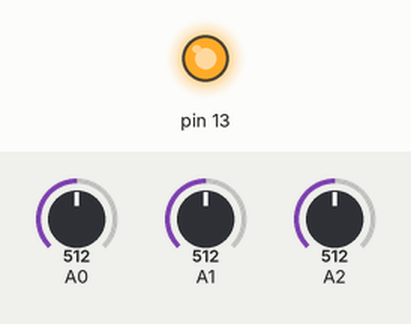
A sketch run on a simulated Arduino Leonardo, built with avr-gcc and run on an emulated ATmega32U4. Parts: output pins drawn as LEDs (lit = HIGH). The test bench sets the inputs (shaded band); at power-on: A0 = 512, A1 = 512, A2 = 512. What the sketch prints to the serial monitor is not drawn.

Above: at 0.1 s.
Timing chart, 0 to 1.6 s (numbered marks = the images above):
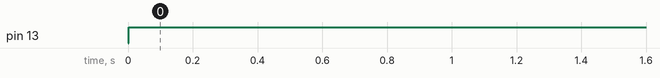

The sketch:

umidade-solo.ino
```cpp
/*********************************
 ***Autor: Leonardo Dalla Porta****
 ***********25/05/2014*************
 *************Atenção**************
 ***O Codigo esta livre para uso,**
 *desde que seja mantida sua fonte*
 ********e seu autor.**************
 ********Faça um bom uso***********
 ******Att. Equipe UsinaInfo*******
 *********************************
***** Algoritmo adaptado de Leornado Dala Prota ***/

int umidade1; // umidade do sensor 1
int umidade2; // umidade do sensor 2
int umidade3; // umidade do sensor 3
void setup()
{
  Serial.begin(9600);
  Serial.println("www.usinainfo.com.br");
  pinMode(13, OUTPUT);
}
void loop()
{
  umidade1 = analogRead(A0);
  umidade2 = analogRead(A1);
  umidade3 = analogRead(A2);

  int porcento1 = map(umidade1, 1023, 0, 0, 100);
  int porcento2 = map(umidade2, 1023, 0, 0, 100);
  int porcento3 = map(umidade3, 1023, 0, 0, 100);

  double media = (porcento1 + porcento2 + porcento3) / 3;

  Serial.print(media);
  Serial.println("%");

  if(media <=70)
  {
    Serial.println("Irrigando...");
    digitalWrite(13, HIGH);
  }

  else
  {
    digitalWrite(13, LOW);
  }
  delay(1000);
}
```

Measured:
- by itself, pin 13: LOW → HIGH at 0.00 s
